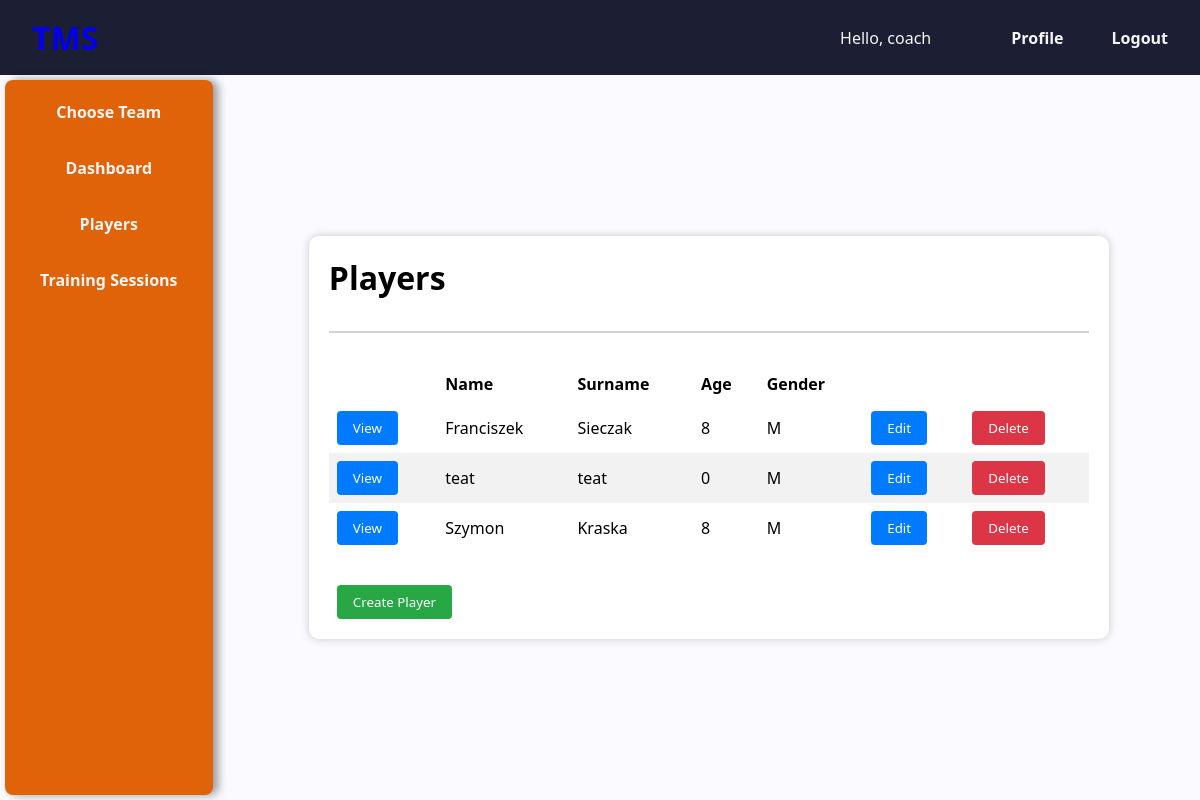
The app's page /coach/players/ (signed in), older data.
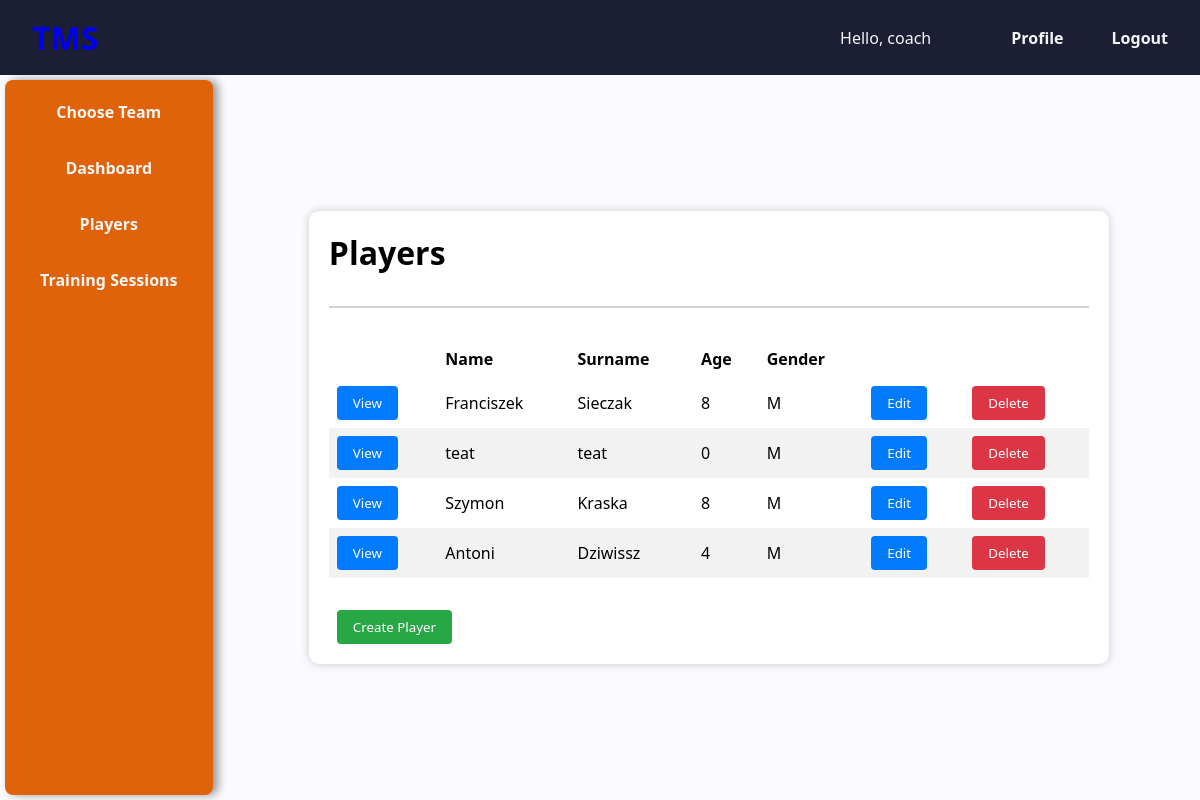
The same page, newer data.
### user/models.py (models this page shows)
class User(AbstractUser):
    class Meta:
        db_table = 'auth_user'
    COACH = 'Coach'
    PARENT = 'Parent'
    PLAYER = 'Player'
    ROLE_CHOICES = [
        (COACH, 'Coach'),
        (PARENT, 'Parent'),
        (PLAYER, 'Player'),
    ]
    role = models.CharField(
        max_length=20,
        choices=ROLE_CHOICES,
        default=PLAYER,
        null=True,
    )
    current_team = models.ForeignKey('coach.Team', on_delete=models.SET_NULL, null=True)

### coach/models.py (models this page shows, shortened)
class Player(models.Model):
    GENDER_CHOICES = (
        ('M', 'Male'),
        ('F', 'Female'),
    )
    name = models.CharField(max_length=200, null=True)
    surname = models.CharField(max_length=200, null=True)
    dob = models.DateField(null=True)
    gender = models.CharField(max_length=200, null=True, choices=GENDER_CHOICES)
    team = models.ForeignKey(Team, on_delete=models.SET_NULL, null=True)
    hash = models.CharField(max_length=200, null=True)
    @property
    def age(self):
        today = datetime.date.today()
        return today.year - self.dob.year - ((today.month, today.day) < (self.dob.month, self.dob.day))

### coach/decorators.py (the view)
		def wrapper_func(request, *args, **kwargs):
			role = request.user.role
			if role in allowed_roles:
				return view_func(request, *args, **kwargs)
			else:
				return HttpResponse('You are not authorized to view this page')

### coach/views.py (called while the page is built)
@login_required(login_url='login')
@allowed_users(allowed_roles=['Coach'])
def players(request):
    current_team = request.user.current_team
    players = Player.objects.filter(team=current_team)
    context = {
        'players': players,
    }
    return render(request, 'coach/players.html', context)

### coach/templates/coach/players.html
{% extends 'coach/base.html' %}
{% block content %}
<div class="frame">
    <div class="content-card">
        <h1>Players</h1>
        <div class="title-divider"></div>
        <table>
            <thead>
                <tr>
                    <th></th>
                    <th>Name</th>
                    <th>Surname</th>
                    <th>Age</th>
                    <th>Gender</th>
                </tr>
            </thead>
            <tbody>
                {% for player in players %}
                <tr>
                    <td><a href="{% url 'player' player.id %}"><button class="btn-info">View</button></a></td>
                    <td>{{ player.name }}</td>
                    <td>{{ player.surname }}</td>
                    <td>{{ player.age }}</td>
                    <td>{{ player.gender }}</td>
                    <td><a href="{% url 'update_player' player.id %}"><button class="btn-update">Edit</button></a></td>
                    <td><a href="{% url 'delete_player' player.id %}"><button class="btn-delete">Delete</button></a></td>
                </tr>
                {% endfor %}
            </tbody>
        </table>
        <div class="action-bar">
            <a href="{% url 'create_player' %}"><button class="btn-create">Create Player</button></a>
        </div>
    </div>
</div>
{% endblock content %}

### coach/templates/coach/base.html (shortened to what this page needs)
{% load static %}
<!DOCTYPE html>
<html lang="en">
<head>
    <link rel="stylesheet" href="{% static '/css/main.css' %}">
    <link rel="stylesheet" href="{% static '/css/common.css' %}">
    <link href="https://cdnjs.cloudflare.com/ajax/libs/font-awesome/6.5.0/css/all.min.css" rel="stylesheet">
</head>
<body>
    {% include 'coach/navigation.html' %}
    <main-frame>
        {% include 'coach/menu.html' %}
        <main>
            {% block content %}{% endblock content %}
        </main>
    </main-frame>
</body>
</html>

### coach/templates/coach/navigation.html
<nav>
    <h1><a href="{% url 'dashboard' %}">TMS</a></h1>
    <ul>
        <p>Hello, {{ user.username }}</p>
        <li><a href="{% url 'profile' %}"><button>Profile</button></a></li>
        <li><a href="{% url 'logout' %}"><button>Logout</button></a></li>
    </ul>
</nav>

### coach/templates/coach/menu.html
<menu>
    <ul>
        <li><a href="{% url 'choose_team' %}"><button>Choose Team</button></a></li>
        <li><a href="{% url 'dashboard' %}"><button>Dashboard</button></a></li>
        <li><a href="{% url 'players' %}"><button>Players</button></a></li>
        <li><a href="{% url 'training_sessions' %}"><button>Training Sessions</button></a></li>
    </ul>
</menu>

### static/css/main.css (style rules this page uses)
* { margin: 0; padding: 0; font-family: 'Segoe UI', Tahoma, Geneva, Verdana, sans-serif; box-sizing: border-box; }
body { background-color: var(--accent-color-2); display: flex; flex-direction: column; height: 100vh; }
main-frame { display: flex; flex-direction: row; flex: 1; }
menu { padding: 0.3rem; }
menu ul { background-color: var(--secondary-color); box-shadow: 5px 0 10px rgba(0, 0, 0, 0.4); height: 100%; border-radius: 0.5rem; list-style: none; padding: 0.5rem; display: flex; flex-direction: column; gap: 0.5rem; }
menu a { text-decoration: none; color: var(--light-color); transition: all 0.1s ease-in-out; }
menu button { background-color: transparent; border: none; color: var(--light-color); cursor: pointer; transition: all 0.2s ease-in-out; font-weight: bold; font-size: 1rem; width: 100%; min-width: 12rem; height: 3rem; padding: 0.5rem 1rem; border-radius: 0.5rem; }
main { flex: 1; overflow: auto; display: flex; align-items: center; justify-content: center; }
.frame { width: 100%; height: 100%; padding: 1rem; display: flex; justify-content: center; align-items: center; }
.content-card { background-color: white; border-radius: 10px; box-shadow: 0 0 10px rgba(0, 0, 0, 0.2); padding: 20px; width: 100%; max-width: 800px; }
.title-divider { text-align: center; margin: 2rem 0; color: var(--dark-color); border: 0.5px solid lightgray; width: 100%; }
.action-bar { padding: 2rem 0.5rem 0; display: flex; flex-direction: row; align-items: center; justify-content: flex-start; gap: 1rem; }

### static/css/common.css (style rules this page uses)
table { border-collapse: collapse; width: 100%; }
th, td { text-align: left; padding: 8px; }
tr:nth-child(even) { background-color: #f2f2f2; }
.btn-info { background-color: #007bff; color: #fff; border: none; padding: 8px 16px; border-radius: 4px; cursor: pointer; transition: background-color 0.3s ease; }
.btn-update { background-color: #007bff; color: #fff; border: none; padding: 8px 16px; border-radius: 4px; cursor: pointer; transition: background-color 0.3s ease; }
.btn-delete { background-color: #dc3545; color: #fff; border: none; padding: 8px 16px; border-radius: 4px; cursor: pointer; transition: background-color 0.3s ease; }
.btn-create { background-color: #28a745; color: #fff; border: none; padding: 8px 16px; border-radius: 4px; cursor: pointer; transition: background-color 0.3s ease; }

### static/css/colors.css (style rules this page uses)
:root { --primary-color: #1C1F33; --primary-color-light: #6b7de5; --secondary-color: #e16309; --secondary-color-dark: #FF5003; --secondary-color-light: #FF8E00; --secondary-color2: #EA767F; --accent-color-1: #F7D4BE; --accent-color-2: #fafaff; --light-color: whitesmoke; --dark-color: #0E0F19; }

### static/css/navigation.css (style rules this page uses)
nav { background-color: var(--primary-color); display: flex; justify-content: space-between; align-items: center; padding: 1rem 1rem; }
nav h1 { font-size: 2em; color: var(--primary-color); text-transform: uppercase; padding-left: 1rem; transition: all 0.2s ease-in-out; }
nav a { text-decoration: none; font-weight: bold; }
nav ul { display: flex; justify-content: space-between; align-items: center; list-style: none; }
nav li button { background-color: transparent; border: none; color: var(--light-color); font-weight: bold; font-size: 1rem; padding: 0.5rem 1rem; margin-left: 1em; transition: all 0.2s ease-in-out; }
nav p { color: var(--light-color); margin-right: 3rem; }

Row changes from the older to the newer data that the page shows:
added Player: name "Antoni", surname "Dziwissz", age "4", gender "M"
